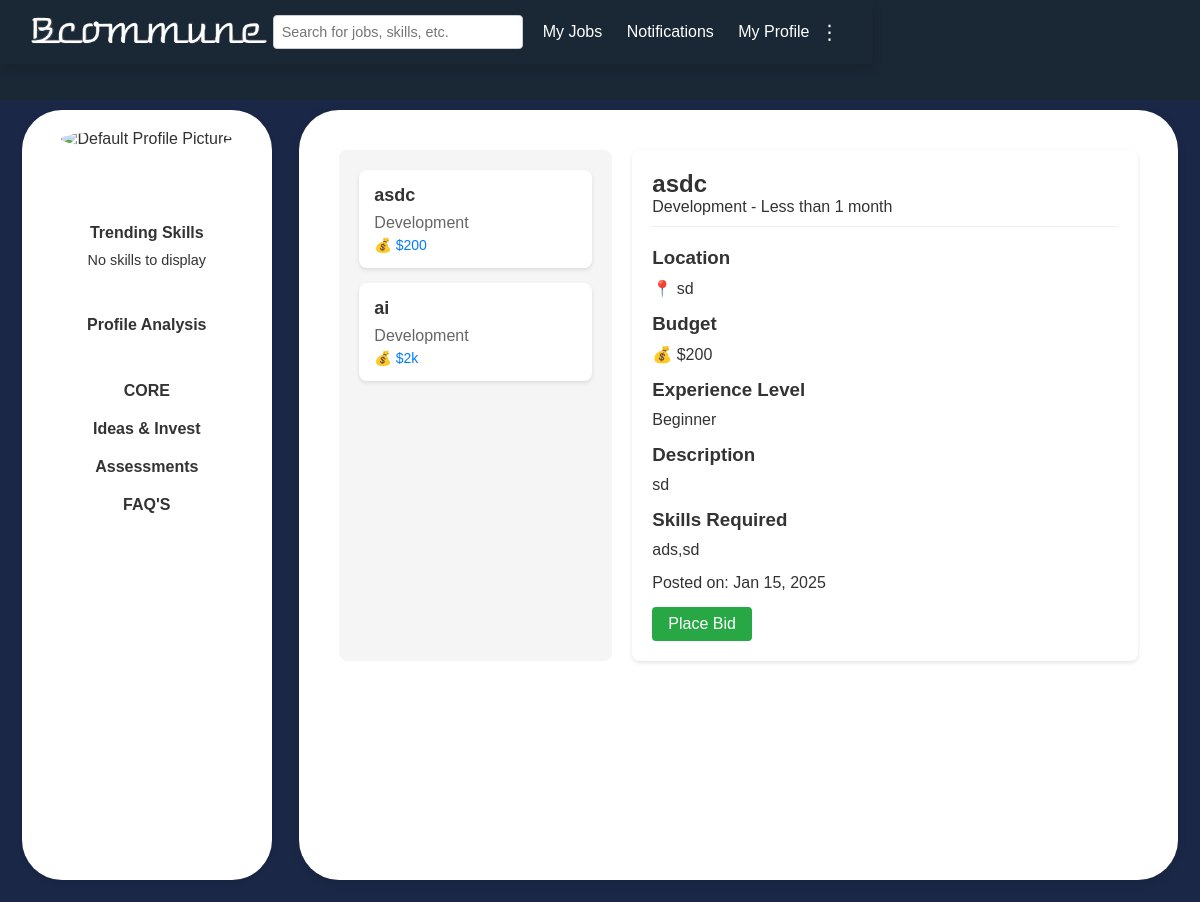
/individual/dashboard/all_freelance_projects/, run on the app's committed database.
### users/models.py (models this page shows, shortened)
class FreelanceProject(models.Model):
    CATEGORY_CHOICES = [
        ('Development', 'Development'),
        ('Design', 'Design'),
        ('Marketing', 'Marketing'),
        ('Writing', 'Writing'),
        ('Data Entry', 'Data Entry'),
        ('Other', 'Other'),
    ]
    EXPERIENCE_LEVEL_CHOICES = [
        ('Beginner', 'Beginner'),
        ('Intermediate', 'Intermediate'),
        ('Expert', 'Expert'),
    ]
    PAYMENT_TERMS_CHOICES = [
        ('Milestone-based', 'Milestone-based'),
        ('Hourly', 'Hourly'),
        ('Fixed-price', 'Fixed-price'),
    ]
    DURATION_CHOICES = [
        ('Less than 1 month', 'Less than 1 month'),
        ('1-3 months', '1-3 months'),
    ]
    title = models.CharField(max_length=200)
    category = models.CharField(max_length=50, choices=CATEGORY_CHOICES)
    description = models.TextField()
    skills_required = models.TextField()  # Store as comma-separated values
    duration = models.CharField(max_length=50, choices=DURATION_CHOICES)
    budget = models.CharField(max_length=50)
    payment_terms = models.CharField(max_length=50, choices=PAYMENT_TERMS_CHOICES)
    experience_level = models.CharField(max_length=50, choices=EXPERIENCE_LEVEL_CHOICES)
    location_preference = models.CharField(max_length=200, blank=True, null=True)
    language_requirements = models.CharField(max_length=200, blank=True, null=True)
    attachments = models.FileField(upload_to='attachments/', blank=True, null=True)
    company_name = models.CharField(max_length=200)
    company_description = models.TextField()
    point_of_contact_name = models.CharField(max_length=100)
    point_of_contact_email = models.EmailField()
    point_of_contact_phone = models.CharField(max_length=15)
    user = models.ForeignKey(settings.AUTH_USER_MODEL, on_delete=models.CASCADE)
    created_at = models.DateTimeField(auto_now_add=True)

### users/views.py (the view)
# urls.py: path('individual/dashboard/all_freelance_projects/', views.all_freelance_projects, name='all_freelance_projects'),
def all_freelance_projects(request):
    freelance_projects = FreelanceProject.objects.all().order_by('-created_at')
    return render(request, 'all_freelance_projects.html', {'freelance_projects': freelance_projects})

### users/templates/all_freelance_projects.html (shortened to what this page needs)
{% load static %}
<!DOCTYPE html>
<html lang="en">
<head>
    <link rel="stylesheet" href="{% static 'css/common.css' %}">
</head>
<body>
    {% include 'header1.html' %}
    <div class="main-container">
        {% include 'sidebar.html' %}
        <div class="content">
            <div class="container">
                <div class="left-container">
                    {% for project in freelance_projects %}
                        <div class="project-card" onclick="showProjectDetails('{{ project.id }}')">
                            <div class="project-title">{{ project.title }}</div>
                            <div class="project-type">{{ project.category }}</div>
                            <div class="project-budget">💰 ${{ project.budget }}</div>
                        </div>
                    {% endfor %}
                </div>
                <div class="right-container">
                    {% for project in freelance_projects %}
                        <div id="project-details-{{ project.id }}" class="project-details">
                            <div class="detail-header">
                                <h2>{{ project.title }}</h2>
                                <p>{{ project.category }} - {{ project.duration }}</p>
                            </div>
                            <div class="detail-section">
                                <h3>Location</h3>
                                <p>📍 {{ project.location_preference|default:"Remote" }}</p>
                            </div>
                            <div class="detail-section">
                                <h3>Budget</h3>
                                <p>💰 ${{ project.budget }}</p>
                            </div>
                            <div class="detail-section">
                                <h3>Experience Level</h3>
                                <p>{{ project.experience_level }}</p>
                            </div>
                            <div class="detail-section">
                                <h3>Description</h3>
                                <p>{{ project.description }}</p>
                            </div>
                            <div class="detail-section">
                                <h3>Skills Required</h3>
                                <p>{{ project.skills_required }}</p>
                            </div>
                            <div class="detail-section">
                                <p>Posted on: {{ project.created_at|date:"M d, Y" }}</p>
                            </div>
                            <a href="{% url 'place_freelance_bid' project.id %}" class="place-bid-btn">Place Bid</a>
                        </div>
                    {% endfor %}
                </div>
            </div>
        </div>
    </div>
</body>
</html>

### static/css/common.css (style rules this page uses)
* { margin: 0; padding: 0; box-sizing: border-box; font-family: Arial, sans-serif; }
body { background-color: #1a2734; color: #333; font-family: Arial, sans-serif; min-height: 100vh; display: flex; flex-direction: column; margin: 0; }
.main-container { display: flex; flex-wrap: wrap; justify-content: space-between; padding: 10px; background-color: #1a2746; margin-top: 100px; gap: 20px; }
.content { flex: 1; padding: 20px; background-color: white; border-radius: 40px; box-shadow: 0 2px 10px rgba(0, 0, 0, 0.1); margin-bottom: 1%; margin-right: 1%; }

### users/templates/all_freelance_projects.html (style rules this page uses)
.container { display: flex; margin: 20px; gap: 20px; }
.left-container { flex: 1; padding: 20px; background-color: #f5f5f5; border-radius: 8px; max-height: 80vh; overflow-y: auto; }
.right-container { flex: 2; padding: 20px; background-color: #fff; border-radius: 8px; box-shadow: 0 2px 4px rgba(0, 0, 0, 0.1); }
.project-card { background: white; padding: 15px; margin-bottom: 15px; border-radius: 8px; box-shadow: 0 2px 4px rgba(0, 0, 0, 0.1); cursor: pointer; transition: transform 0.2s; }
.project-title { font-size: 18px; font-weight: bold; margin-bottom: 8px; }
.project-type { color: #666; margin-bottom: 5px; }
.project-budget { color: #007bff; font-size: 14px; }
.project-details { display: none; }
.project-details.active { display: block; }
.detail-header { margin-bottom: 20px; padding-bottom: 10px; border-bottom: 1px solid #eee; }
.detail-section { margin-bottom: 15px; }
.detail-section h3 { color: #333; margin-bottom: 10px; }
.place-bid-btn { background-color: #28a745; color: white; padding: 8px 16px; border: none; border-radius: 4px; cursor: pointer; display: inline-block; text-decoration: none; }

### data on the page
FreelanceProject: title "asdc", category "Development", budget "200", duration "Less than 1 month", location_preference "sd", experience_level "Beginner", description "sd", skills_required "ads,sd", created_at "Jan 15, 2025"
FreelanceProject: title "ai", category "Development", budget "2k"
